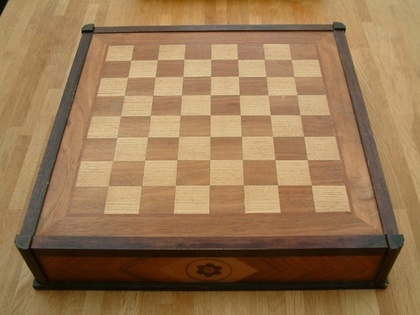
%> input picture chess.jpeg, 420 x 315 px, shrunk from 640 x 480 before the run
$ octave matlab_test.m   (GNU Octave 9; MATLAB toolbox functions it lacks are replaced by stand-ins)
%> lines starting %> are read from the running program, lines starting %| are printed output that depends on the picture
tic
A=imread('chess.jpeg');
%> A is the input picture: size 315x420x3 uint8; mean R, G, B 151.7, 118.7, 82.7
B=rgb2gray(A);
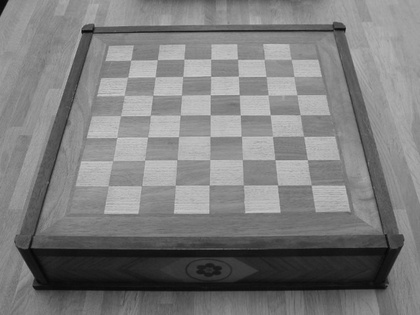
%> B: size 315x420 uint8; min 6, max 211, mean 124.5

C=double(B);
toc
tic
for i=1:size(C,1)-2
    for j=1:size(C,2)-2
        %Sobel mask for x-direction:
        Gx=((2*C(i+2,j+1)+C(i+2,j)+C(i+2,j+2))-(2*C(i,j+1)+C(i,j)+C(i,j+2)));
        %Sobel mask for y-direction:
        Gy=((2*C(i+1,j+2)+C(i,j+2)+C(i+2,j+2))-(2*C(i+1,j)+C(i,j)+C(i+2,j)));

        %The gradient of the image
        %B(i,j)=abs(Gx)+abs(Gy);
        B(i,j)=sqrt(Gx.^2+Gy.^2);

    end
end
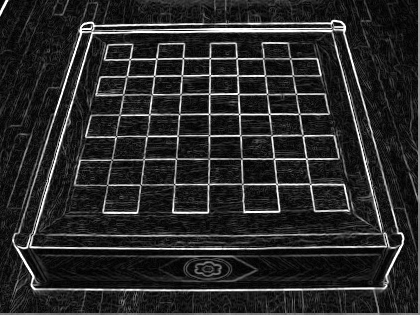
%> B: size 315x420 uint8; min 0, max 255, mean 40.9
toc
tic
figure,imshow(B); title('Sobel gradient');
toc
